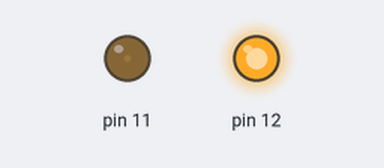
A sketch run on a simulated Arduino Uno, built with avr-gcc and run on an emulated ATmega328P. On the bench: output pins drawn as LEDs (lit = HIGH).

Above: at 0.1 s.
Timing chart, 0 to 1.6 s (numbered marks = the images above):
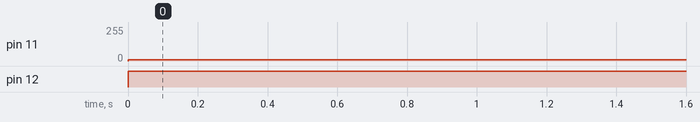

The sketch:

oneLED.ino
```cpp
void setup() {
  // put your setup code here, to run once:
  pinMode(12, OUTPUT);
  pinMode(11, OUTPUT);
}

void loop() {
  // put your main code here, to run repeatedly:
  digitalWrite(12, HIGH);
  analogWrite(11, 10);
}
```

Measured:
- by itself, pin 11: 0/255 → 10/255 at 0.00 s
- by itself, pin 12: LOW → HIGH at 0.00 s
